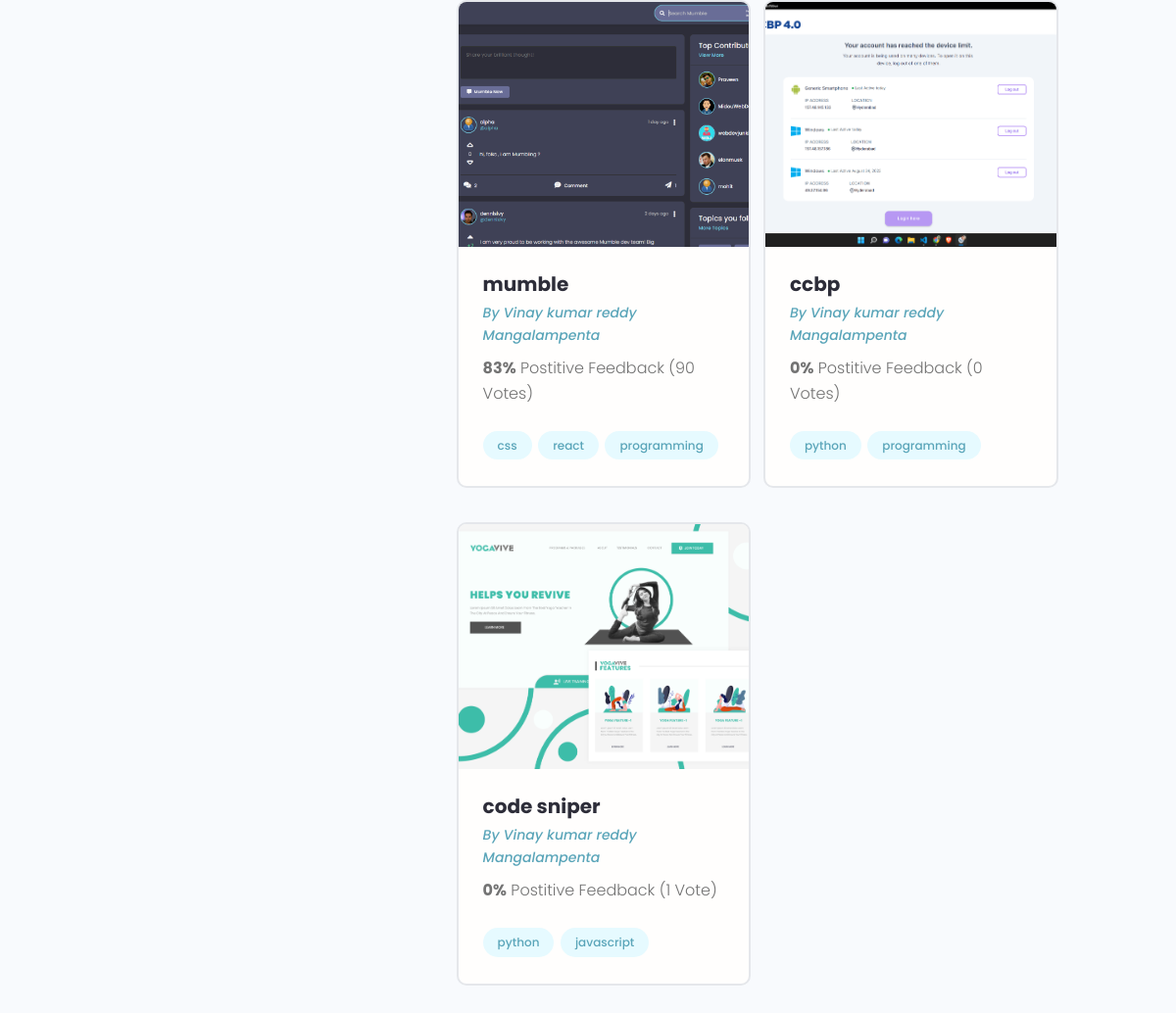
The app's page /user/dd744634-fbde-46a5-9888-48e408679a84 (lower part), older data.
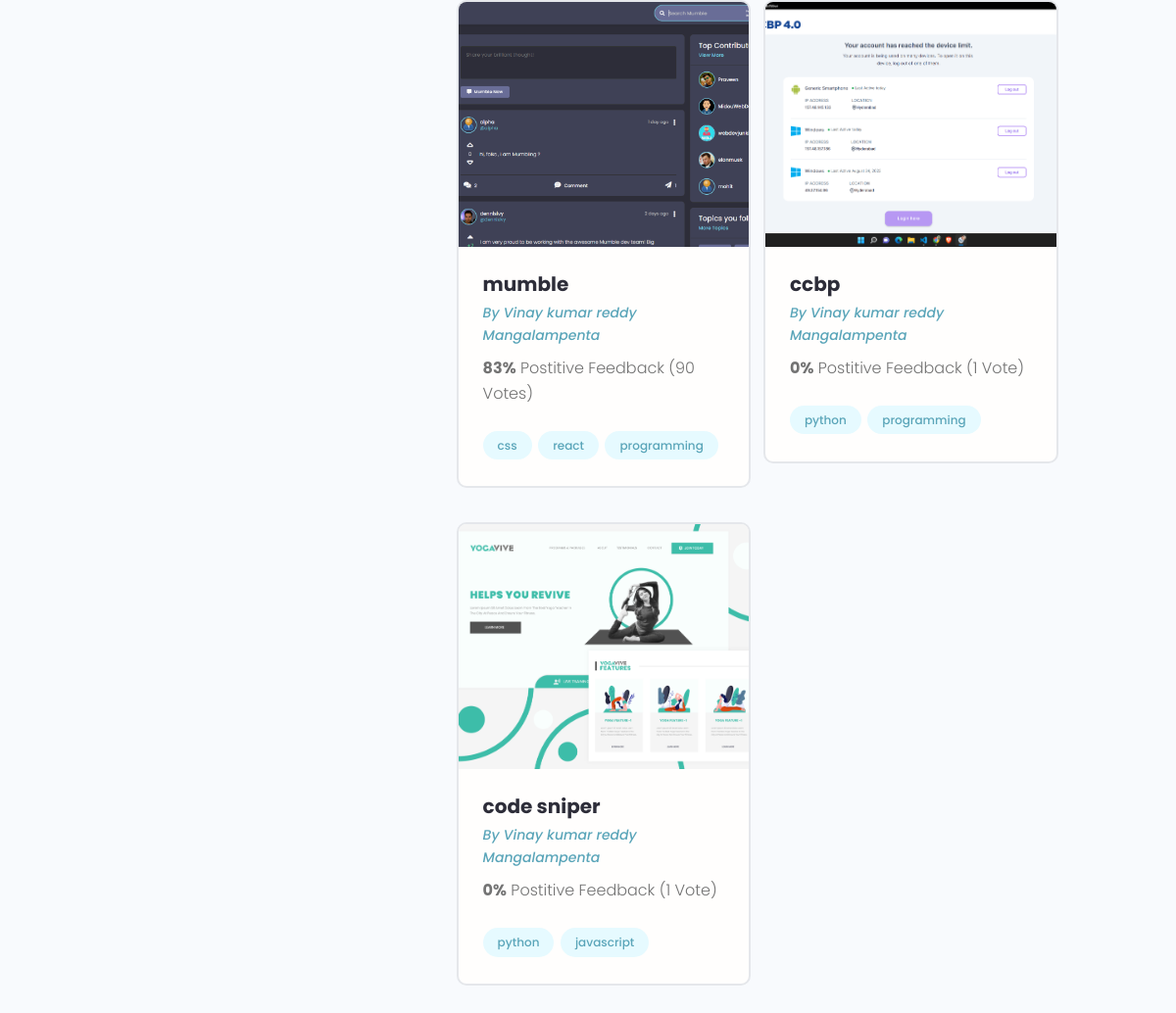
The same page, newer data.
### project/models.py (models this page shows, shortened)
class Project(models.Model):
    owner = models.ForeignKey(
        Profile, null=True, blank=True, on_delete=models.CASCADE)
    title = models.CharField(max_length=200)
    thumbnail = models.ImageField(
        blank=True, null=True, upload_to="static/images/projects", default="static/images/projects/default.jpg")
    description = models.TextField(null=True, blank=True)
    demo_link = models.CharField(max_length=400, null=True, blank=True)
    source_code = models.CharField(max_length=4000, null=True, blank=True)
    created = models.DateTimeField(auto_now_add=True)
    id = models.UUIDField(default=uuid.uuid4, unique=True, primary_key=True)
    tags = models.ManyToManyField('Tag', blank=True)
    vote_total = models.IntegerField(default=0, null=True, blank=True)
    vote_ratio = models.IntegerField(default=0, null=True, blank=True)
    class Meta:
        ordering = ['-vote_ratio','vote_total','title']

### users/models.py (models this page shows, shortened)
class Profile(models.Model):
    user = models.OneToOneField(
        User, on_delete=models.CASCADE, null=True, blank=True)
    name = models.CharField(max_length=200)
    email = models.EmailField(max_length=2000, null=True, blank=True)
    username = models.CharField(max_length=200, null=True, blank=True)
    headline = models.TextField(null=True, blank=True)
    bio = models.TextField(null=True, blank=True)
    location = models.CharField(max_length=200, null=True, blank=True)
    profile_img = models.ImageField(
        null=True, blank=True, upload_to='static/userprofile', default="static/userprofile/user-default.png")
    social_github = models.CharField(max_length=200, null=True, blank=True)
    social_twitter = models.CharField(max_length=200, null=True, blank=True)
    social_linkedin = models.CharField(max_length=200, null=True, blank=True)
    social_youtube = models.CharField(max_length=200, null=True, blank=True)
    social_website = models.CharField(max_length=200, null=True, blank=True)
    created = models.DateField(auto_now_add=True)
    id = models.UUIDField(default=uuid4, primary_key=True,unique=True,editable=False)

### users/views.py (the view)
# urls.py: path("user/<str:userId>", views.user, name="user-profile"),
def user(request, userId):
    profile = Profile.objects.get(id=userId)
    topSkills = profile.skill_set.exclude(description__exact="")
    otherSkills = profile.skill_set.filter(description="")
    return render(request, "profile.html", {"profile": profile, 'topSkills': topSkills, "otherSkills": otherSkills})

### project/models.py (called while the page is built)
    def __str__(self):
        return self.name

### users/templates/profile.html (shortened to what this page needs)
{% extends "main.html" %}
{% block content %}
<main class="profile my-md">
    <div class="container">
        <div class="layout">
            <div class="column column--1of3">
            </div>
            <div class="column column--2of3">
                <div class="devInfo">
                    <div class="grid grid--two">
                        {% for project in profile.project_set.all %}
                        <div class="column">
                            <div class="card project">
                                <a href="{% url 'project' project.id %}" class="project">
                                    <img class="project__thumbnail" src="/{{project.thumbnail}}"
                                        alt="project thumbnail" />
                                    <div class="card__body">
                                        <h3 class="project__title">{{project.title}}</h3>
                                        <p><a class="project__author"
                                                href="{% url 'user-profile' project.owner.id %}">By
                                                {{project.owner.name}}</a>
                                        </p>
                                        <p class="project--rating">
                                            <span style="font-weight: bold;">{{project.vote_ratio}}%</span> Postitive
                                            Feedback ({{project.vote_total}} Vote{{project.vote_total|pluralize:"s"}})
                                        </p>
                                        <div class="project__tags">
                                            {% for tag in project.tags.all %}
                                            <span class="tag tag--pill tag--main">
                                                <small>{{tag}}</small>
                                            </span>
                                            {% endfor %}
                                        </div>
                                    </div>
                                </a>
                            </div>
                        </div>
                        {% endfor %}
                    </div>
                </div>
            </div>
        </div>
    </div>
</main>
{% endblock content %}

Row changes from the older to the newer data that the page shows:
changed Project "ccbp": vote_total "0" → "1"
